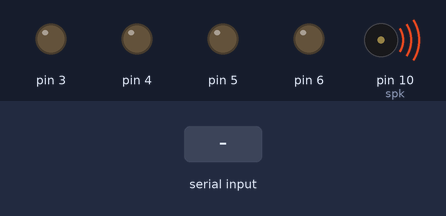
This sketch was run on a simulated Arduino Uno, built with avr-gcc and run on an emulated ATmega328P. Parts: output pins drawn as LEDs (lit = HIGH), buzzer (waves = sounding). Inputs (shaded band) come from the test bench.

Above: at 2.3 s.
2.4 s: "1" received over Serial
At 3.6 s:
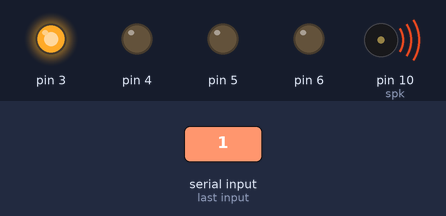
3.9 s: "2" received over Serial
At 4.7 s:
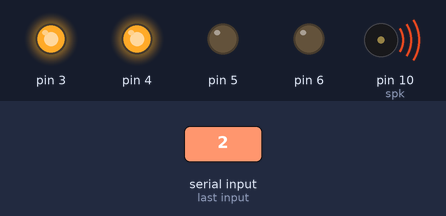
5.4 s: "3" received over Serial
At 5.9 s:
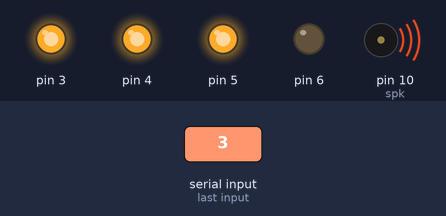
6.9 s: "4" received over Serial
At 8.1 s:
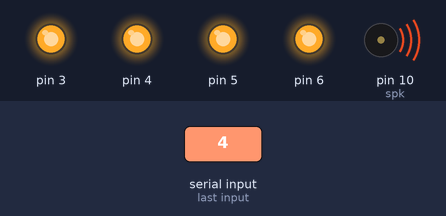
8.4 s: "1" received over Serial
At 9.3 s:
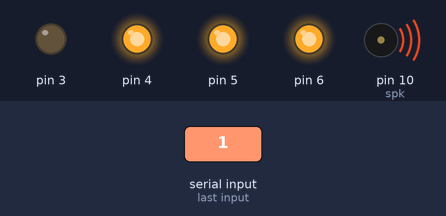
9.9 s: "2" received over Serial
At 10.5 s:
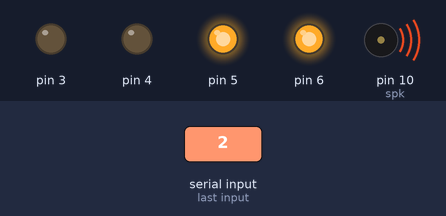
Timing chart, 0 to 12.4 s (numbered marks = the images above; inputs shaded):
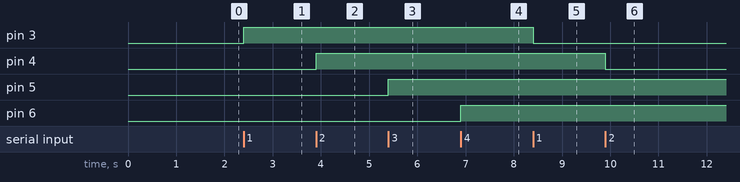

The sketch:

serialcontrol.ino
```cpp
int spk=10;
void setup() {
  Serial.begin(9600);
  pinMode(3, OUTPUT);
  pinMode(4, OUTPUT);
  pinMode(5, OUTPUT);
  pinMode(6, OUTPUT);
  pinMode(spk, OUTPUT);
  analogWrite(spk, 200);
  delay(50);
  analogWrite(spk, 0);
  delay(10);
  analogWrite(spk, 200);
  delay(50);
  digitalWrite(spk, LOW);
  delay(1000);

}

void loop() {

  if (Serial.available() > 0) {
    int inByte = Serial.read();

    switch (inByte) {
      case '1':
        invertir(3);
        break;
      case '2':
        invertir(4);
        break;
      case '3':
        invertir(5);
        break;
      case '4':
        invertir(6);
        break;

    }
  }
}
void invertir(int sen){
  if (digitalRead(sen)==HIGH){
    digitalWrite(sen, LOW);
  } else{
    digitalWrite(sen, HIGH);
  }
}
```

Measured:
- after the input at 2.4 s, pin 3: LOW → HIGH at once
- after the input at 3.9 s, pin 4: LOW → HIGH at once
- after the input at 5.4 s, pin 5: LOW → HIGH at once
- after the input at 6.9 s, pin 6: LOW → HIGH at once
- after the input at 8.4 s, pin 3: HIGH → LOW at once
- after the input at 9.9 s, pin 4: HIGH → LOW at once
